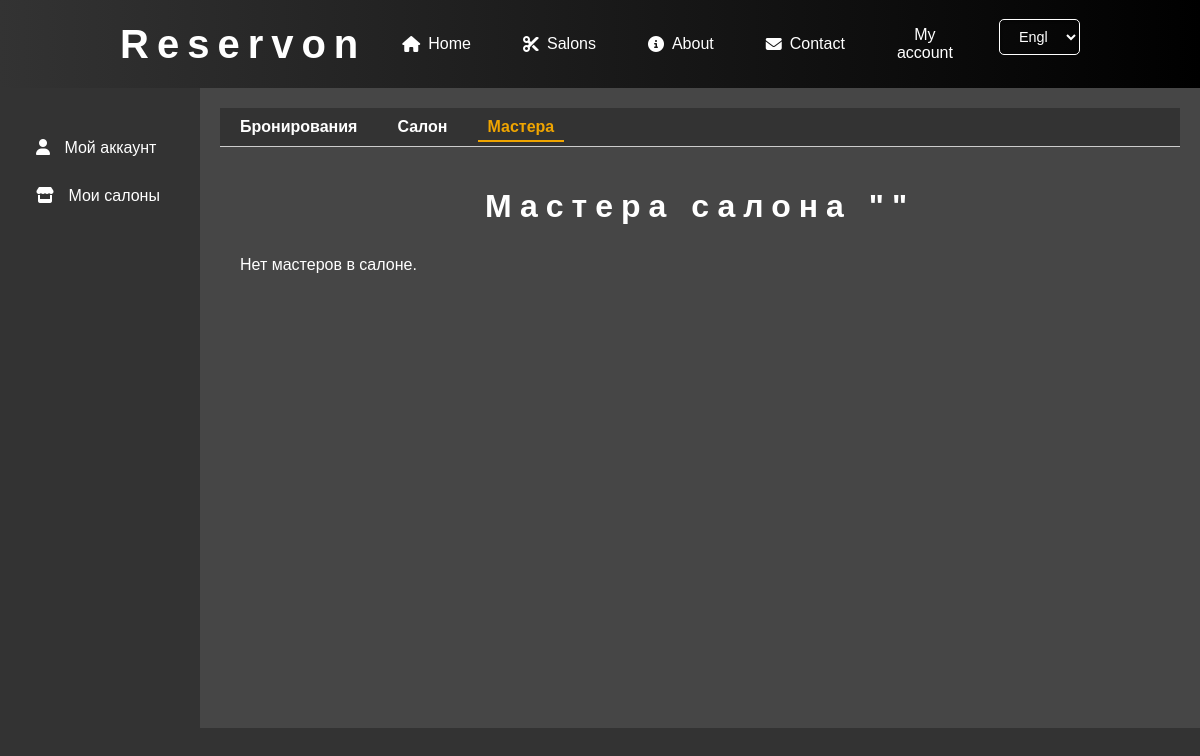
The app's page /user-account/bookings/salon_masters (signed in), older data.
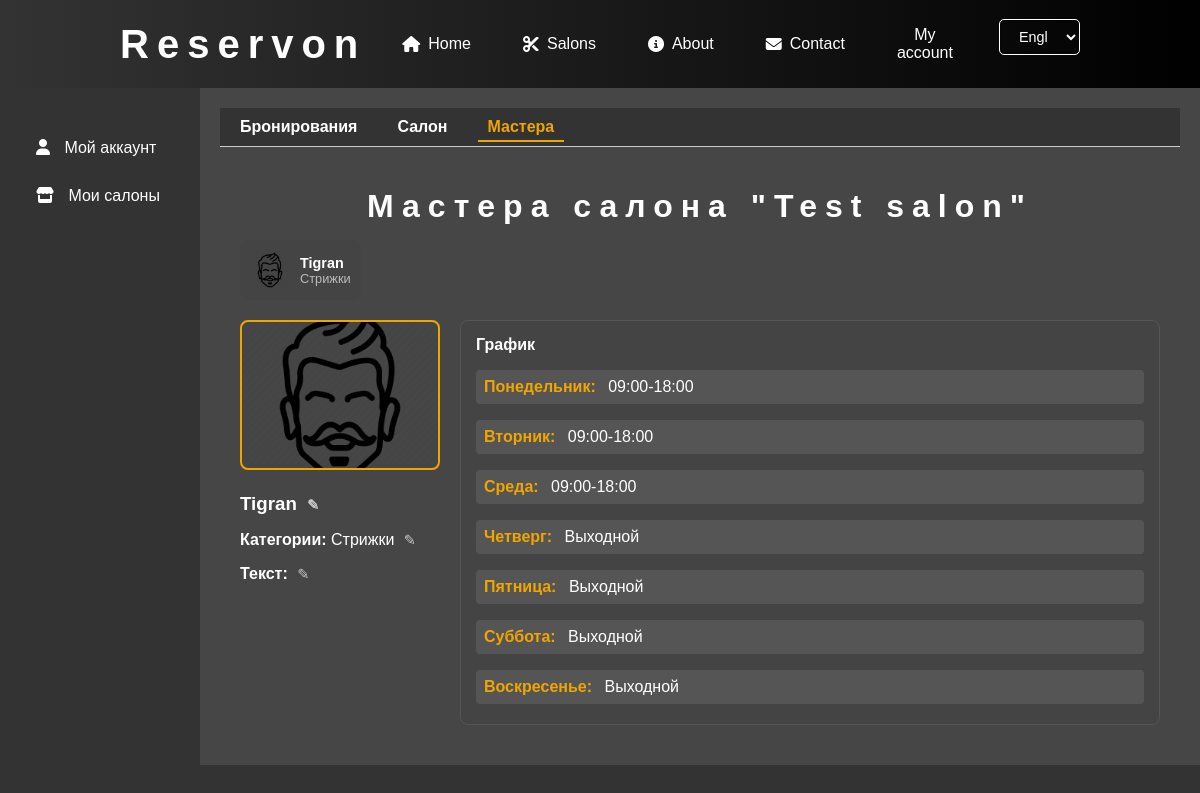
The same page, newer data.
### salons/models.py (models this page shows, shortened)
class Salon(models.Model):
    admins = models.ManyToManyField(User, related_name='administered_salons', blank=True)
    STATUS_CHOICES = [
        ('new', 'New'),
        ('active', 'Active'),
        ('suspend', 'Suspend'),
        ('disable', 'Disable'),
    ]
    name = models.CharField('Salon name', max_length=50)
    logo = models.ImageField('Logo', upload_to='salon_logos/', blank=True, null=True)
    address = models.CharField('Address', max_length=100)
    coordinates = models.CharField('Coordinates', max_length=50, blank=True, null=True)
    default_duration = models.IntegerField('Default duration (minutes)', default=20)
    default_price = models.DecimalField('Default price', max_digits=15, decimal_places=0, default=2000)
    services_hy = models.CharField('Services_hy', max_length=100, blank=True, null=True)
    services_ru = models.CharField('Services_ru', max_length=100, blank=True, null=True)
    services_eng = models.CharField('Services_eng', max_length=100, blank=True, null=True)
    shortDescription_hy = models.CharField('Short description_hy', max_length=100, blank=True, null=True)
    shortDescription_ru = models.CharField('Short description_ru', max_length=100, blank=True, null=True)
    shortDescription_eng = models.CharField('Short description_eng', max_length=100, blank=True, null=True)
    description_hy = models.TextField('description_hy', blank=True)
    description_ru = models.TextField('description_ru', blank=True)
    description_eng = models.TextField('description_eng', blank=True)
    reservDays = models.IntegerField('Reserv days', default=9)
    status = models.CharField(
        max_length=10,
        choices=STATUS_CHOICES,
        default='new',
        verbose_name="Status"
    )
    class Meta:
        verbose_name = 'Salon'
        verbose_name_plural = 'Salons'

class Barber(models.Model):
    salon = models.ForeignKey(Salon, on_delete=models.CASCADE, related_name='barbers')
    user = models.OneToOneField(User, on_delete=models.SET_NULL, null=True, blank=True)
    name = models.CharField(max_length=100)
    avatar = models.ImageField(upload_to='salons/barbers', blank=True, null=True)
    description = models.TextField(blank=True, null=True)
    categories = models.ManyToManyField(ServiceCategory, related_name='barbers')  # Add this line
    def get_avatar_url(self):
        if self.avatar and self.avatar.url:
            return self.avatar.url
        return '/static/salons/img/default-avatar.png'

class ServiceCategory(models.Model):
    name = models.CharField(max_length=100, unique=True)  # Название категории
    default_duration = models.IntegerField('Default duration (minutes)', default=15)
    def __str__(self):
        return self.name

### user_account/views.py (the view)
# urls.py: path('bookings/salon_masters', views.salon_masters, name='salon_masters'),
@login_required
def salon_masters(request):
    user = request.user
    salons = user.administered_salons.all()
    salon_id = request.GET.get('salon_id')
    if salon_id:
        salon = get_object_or_404(Salon, id=salon_id, admins=user)
    else:
        salon = salons.first()
    if salon:
        barbers = Barber.objects.filter(salon=salon).prefetch_related('categories')
        active_barber_id = request.GET.get('active_barber_id')
        if active_barber_id:
            active_barber = get_object_or_404(Barber, id=active_barber_id, salon=salon)
        else:
            active_barber = barbers.first() if barbers.exists() else None
    else:
        barbers = []
        active_barber = None
        active_barber_id = None
    if active_barber:
        day_schedules = []
        for day_code, day_name in BarberAvailability.DAY_OF_WEEK_CHOICES:
            availabilities = BarberAvailability.objects.filter(barber=active_barber, day_of_week=day_code)
            if availabilities.exists():
                if all(not a.is_available for a in availabilities):
                    day_schedules.append({
                        'day': day_code,
                        'day_display': day_name,
                        'intervals': ['Выходной']
                    })
                else:
                    intervals = []
                    for availability in availabilities:
                        if availability.is_available:
                            intervals.append(f"{availability.start_time.strftime('%H:%M')}-{availability.end_time.strftime('%H:%M')}")
                    day_schedules.append({
                        'day': day_code,
                        'day_display': day_name,
                        'intervals': intervals
                    })
            else:
                day_schedules.append({
                    'day': day_code,
                    'day_display': day_name,
                    'intervals': ['Выходной']
                })
        active_barber.day_schedules = day_schedules
    context = {
        'barbers': barbers,
        'salon': salon,
        'active_menu': 'salon_masters',
        'active_barber': active_barber,
        'active_barber_id': active_barber_id,
    }
    return render(request, 'user_account/salon_masters.html', context)

### user_account/templates/user_account/salon_masters.html (shortened to what this page needs)
{% extends "user_account/account_base.html" %}
{% load static %}
{% block page_content %}
<link rel="stylesheet" href="{% static 'account/css/unified.css' %}">
<h1>Мастера салона "{{ salon.name }}"</h1>
<div class="barbers-row">
    {% for barber in barbers %}
        <div class="barber-small-card {% if barber.id == active_barber_id %}active{% endif %}"
             data-url="?active_barber_id={{ barber.id }}{% if salon.id %}&salon_id={{ salon.id }}{% endif %}">
            <img src="{{ barber.get_avatar_url }}" alt="{{ barber.name }}" class="small-avatar" />
            <div class="barber-info">
                <p class="barber-name">{{ barber.name }}</p>
                <p class="barber-categories">
                    {% if barber.categories.all %}
                        {{ barber.categories.all|join:", " }}
                    {% else %}
                        Нет категорий
                    {% endif %}
                </p>
            </div>
        </div>
    {% empty %}
        <p>Нет мастеров в салоне.</p>
    {% endfor %}
</div>
{% if active_barber %}
<div class="barber-details-container">
    <div class="barber-details-left">
        <img src="{{ active_barber.get_avatar_url }}" alt="{{ active_barber.name }}" class="big-avatar editable-photo" data-barber-id="{{ active_barber.id }}">
        <div class="barber-info-under-photo">
            <h3 class="editable-field editable-hint" data-barber-id="{{ active_barber.id }}" data-field="name">
                {{ active_barber.name }}
                <span class="edit-icon">✎</span>
            </h3>
            <p class="editable-field editable-hint" data-barber-id="{{ active_barber.id }}" data-field="categories">
                <strong>Категории:</strong>
                {% if active_barber.categories.all %}
                    {{ active_barber.categories.all|join:", " }}
                {% else %}
                    Нет категорий
                {% endif %}
                <span class="edit-icon">✎</span>
            </p>
            <p class="editable-field editable-hint" data-barber-id="{{ active_barber.id }}" data-field="description">
                <strong>Текст:</strong>
                <span class="edit-icon">✎</span>
            </p>
        </div>
    </div>
    <div class="barber-details-right">
        <div class="schedule">
            <strong style="color: white;">График</strong>
            {% for day_schedule in active_barber.day_schedules %}
                <p class="editable-schedule" data-barber-id="{{ active_barber.id }}" data-day="{{ day_schedule.day }}">
                    <strong>{{ day_schedule.day_display }}:</strong>
                    {% for interval in day_schedule.intervals %}
                        <span>{{ interval }}</span>{% if not forloop.last %}, {% endif %}
                    {% endfor %}
                </p>
            {% endfor %}
        </div>
    </div>
</div>
{% endif %}
{% endblock %}

Row changes from the older to the newer data that the page shows:
added Salon: name "Test salon"
added Barber: name "Tigran", categories.all "Стрижки"
Text that changed along with them:
text no longer shown: "Нет мастеров в салоне."
text now shown: "✎ Категории: ✎ Текст: ✎ График"
new list line: "Понедельник : 09:00-18:00"
new list line: "Вторник : 09:00-18:00"
new list line: "Среда : 09:00-18:00"
new list line: "Четверг : Выходной"
new list line: "Пятница : Выходной"
new list line: "Суббота : Выходной"
new list line: "Воскресенье : Выходной"
